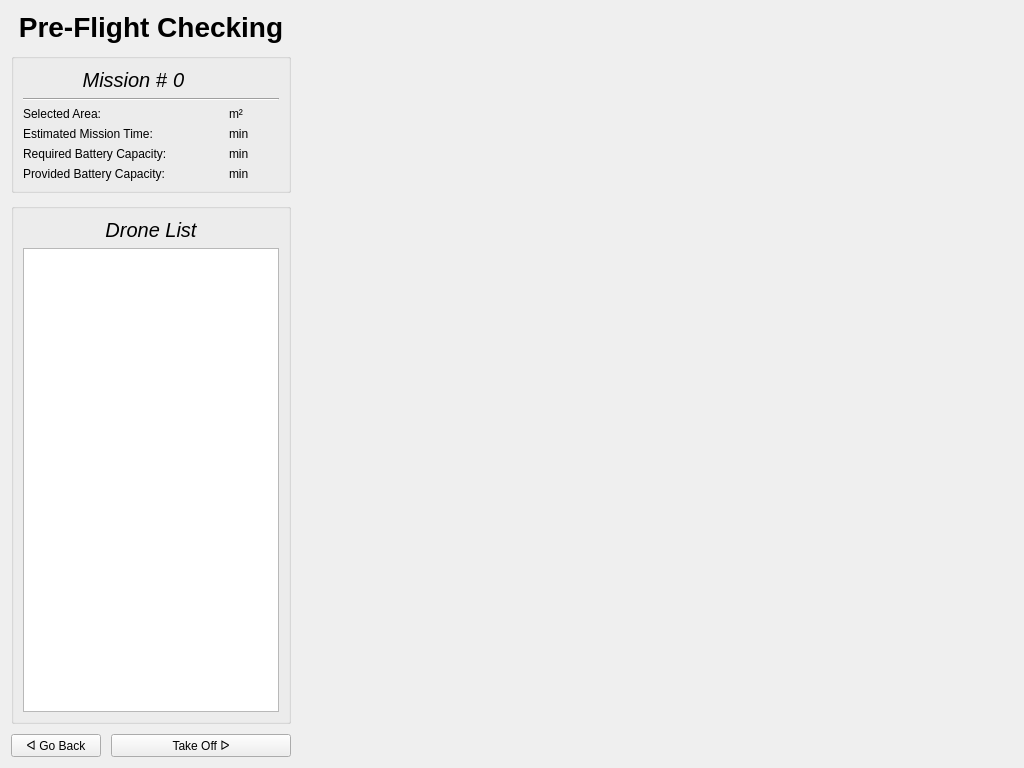
<?xml version="1.0" encoding="UTF-8"?>
<ui version="4.0">
 <class>Form</class>
 <widget class="QWidget" name="Form">
  <property name="geometry">
   <rect>
    <x>0</x>
    <y>0</y>
    <width>1024</width>
    <height>768</height>
   </rect>
  </property>
  <property name="windowTitle">
   <string>Form</string>
  </property>
  <layout class="QHBoxLayout" name="horizontalLayout_2" stretch="0,4">
   <item>
    <layout class="QVBoxLayout" name="v_lay_left" stretch="0,0,0,0">
     <property name="spacing">
      <number>10</number>
     </property>
     <item>
      <widget class="QLabel" name="label_header">
       <property name="font">
        <font>
         <pointsize>21</pointsize>
         <bold>true</bold>
        </font>
       </property>
       <property name="text">
        <string>Pre-Flight Checking</string>
       </property>
       <property name="textFormat">
        <enum>Qt::AutoText</enum>
       </property>
       <property name="alignment">
        <set>Qt::AlignCenter</set>
       </property>
      </widget>
     </item>
     <item>
      <widget class="QGroupBox" name="gb_mission">
       <property name="title">
        <string/>
       </property>
       <layout class="QGridLayout" name="gridLayout">
        <item row="1" column="0" colspan="3">
         <widget class="Line" name="line_2">
          <property name="orientation">
           <enum>Qt::Horizontal</enum>
          </property>
         </widget>
        </item>
        <item row="6" column="0">
         <widget class="QLabel" name="batt_required_label">
          <property name="text">
           <string>Required Battery Capacity:</string>
          </property>
         </widget>
        </item>
        <item row="6" column="2">
         <widget class="QLabel" name="batt_required_unit">
          <property name="text">
           <string>min</string>
          </property>
         </widget>
        </item>
        <item row="6" column="1">
         <widget class="QLabel" name="batt_required_value">
          <property name="text">
           <string/>
          </property>
          <property name="alignment">
           <set>Qt::AlignRight|Qt::AlignTrailing|Qt::AlignVCenter</set>
          </property>
         </widget>
        </item>
        <item row="7" column="2">
         <widget class="QLabel" name="batt_provided_unit">
          <property name="text">
           <string>min</string>
          </property>
         </widget>
        </item>
        <item row="7" column="1">
         <widget class="QLabel" name="batt_provided_value">
          <property name="text">
           <string/>
          </property>
          <property name="alignment">
           <set>Qt::AlignRight|Qt::AlignTrailing|Qt::AlignVCenter</set>
          </property>
         </widget>
        </item>
        <item row="3" column="2">
         <widget class="QLabel" name="mission_time_unit">
          <property name="text">
           <string>min</string>
          </property>
         </widget>
        </item>
        <item row="3" column="0">
         <widget class="QLabel" name="mission_time_label">
          <property name="text">
           <string>Estimated Mission Time:</string>
          </property>
         </widget>
        </item>
        <item row="7" column="0">
         <widget class="QLabel" name="batt_provided_label">
          <property name="text">
           <string>Provided Battery Capacity:</string>
          </property>
         </widget>
        </item>
        <item row="3" column="1">
         <widget class="QLabel" name="mission_time_value">
          <property name="text">
           <string/>
          </property>
          <property name="alignment">
           <set>Qt::AlignRight|Qt::AlignTrailing|Qt::AlignVCenter</set>
          </property>
         </widget>
        </item>
        <item row="2" column="0">
         <widget class="QLabel" name="selected_area_label">
          <property name="text">
           <string>Selected Area:</string>
          </property>
         </widget>
        </item>
        <item row="2" column="1">
         <widget class="QLabel" name="selected_area_value">
          <property name="text">
           <string/>
          </property>
          <property name="alignment">
           <set>Qt::AlignRight|Qt::AlignTrailing|Qt::AlignVCenter</set>
          </property>
         </widget>
        </item>
        <item row="2" column="2">
         <widget class="QLabel" name="selected_area_unit">
          <property name="text">
           <string>m²</string>
          </property>
         </widget>
        </item>
        <item row="0" column="0">
         <widget class="QLabel" name="label_mission_information">
          <property name="font">
           <font>
            <pointsize>15</pointsize>
            <italic>true</italic>
           </font>
          </property>
          <property name="text">
           <string>Mission #</string>
          </property>
          <property name="alignment">
           <set>Qt::AlignRight|Qt::AlignTrailing|Qt::AlignVCenter</set>
          </property>
         </widget>
        </item>
        <item row="0" column="1">
         <widget class="QLabel" name="id_label">
          <property name="font">
           <font>
            <pointsize>15</pointsize>
            <italic>true</italic>
           </font>
          </property>
          <property name="text">
           <string>0</string>
          </property>
         </widget>
        </item>
       </layout>
      </widget>
     </item>
     <item>
      <widget class="QGroupBox" name="gb_drones">
       <property name="title">
        <string/>
       </property>
       <layout class="QVBoxLayout" name="verticalLayout_2">
        <item>
         <widget class="QLabel" name="label_drones">
          <property name="font">
           <font>
            <pointsize>15</pointsize>
            <italic>true</italic>
           </font>
          </property>
          <property name="text">
           <string>Drone List</string>
          </property>
          <property name="alignment">
           <set>Qt::AlignCenter</set>
          </property>
         </widget>
        </item>
        <item>
         <widget class="QListWidget" name="listWidget"/>
        </item>
       </layout>
      </widget>
     </item>
     <item>
      <layout class="QGridLayout" name="g_lay_buttons">
       <item row="0" column="1" colspan="2">
        <widget class="QPushButton" name="btn_take_off">
         <property name="text">
          <string>Take Off ᐅ</string>
         </property>
        </widget>
       </item>
       <item row="0" column="0">
        <widget class="QPushButton" name="btn_return_back">
         <property name="text">
          <string>ᐊ Go Back</string>
         </property>
        </widget>
       </item>
      </layout>
     </item>
    </layout>
   </item>
   <item>
    <layout class="QVBoxLayout" name="v_lay_right"/>
   </item>
  </layout>
 </widget>
 <resources/>
 <connections/>
</ui>
